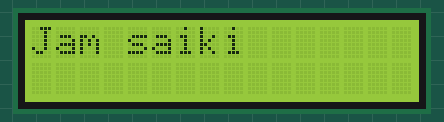
A sketch run on a simulated Arduino Uno, built with avr-gcc and run on an emulated ATmega328P. On the bench: 16×2 character LCD.

Above: at 0.1 s.
At 4.1 s:
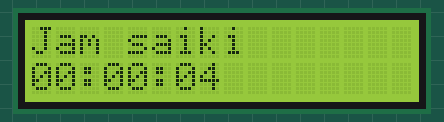
At 9.1 s:
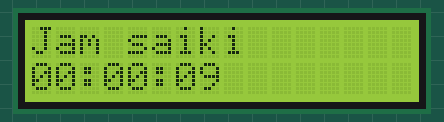
At 19.2 s:
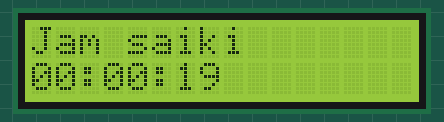
At 28.2 s:
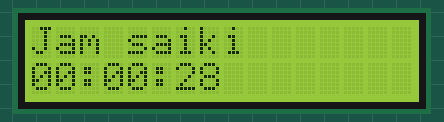
At 38.2 s:
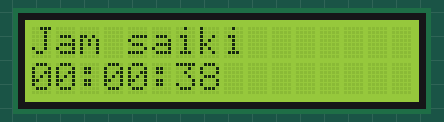

Measured:
- what the display in image 1 shows lasts 1.0 s, from 4.1 s to 5.1 s

The sketch:

LCD_JAMDIGITAL.ino
```cpp
#include <LiquidCrystal.h>

// Inisialisasi pin LCD 16x2 (RS, E, D4, D5, D6, D7)
LiquidCrystal lcd(12, 11, 5, 4, 3, 2);

int jam = 0;
int menit = 0;
int detik = 0;
int pbjam = 8;
int pbmenit =10;

void setup() {
  // Mengatur ukuran LCD 16 kolom dan 2 baris (pengganti lcd.init)
  lcd.begin(16, 2);
  lcd.setCursor(0, 0);
  lcd.print("Jam saiki");
  pinMode(pbjam,INPUT_PULLUP);
  pinMode(pbmenit,INPUT_PULLUP);
}

void loop() {
  detik=detik+1;
  delay(1000);

  if (detik >= 59) {
    detik = 0;
    menit++;
  }

  if (menit >= 59) {
    menit = 0;
    jam++;
  }

  if (jam >= 24) {
    jam = 0;
  }
  lcd.setCursor(1,1);
  lcd.print(jam);
  lcd.setCursor(3,1);
  lcd.print(":");
  lcd.setCursor(4,1);
  lcd.print(menit);
  lcd.setCursor(6,1);
  lcd.print(":");
  lcd.setCursor(7,1);
  lcd.print(jam);

  lcd.setCursor(0, 1);

  if (jam < 10) {
    lcd.print("0");
  }
  lcd.print(jam);
  lcd.print(":");

  if (menit < 10) {
    lcd.print("0");
  }
  lcd.print(menit);
  lcd.print(":");

  if (detik < 10) {
    lcd.print("0");
  }
  lcd.print(detik);

}
```
